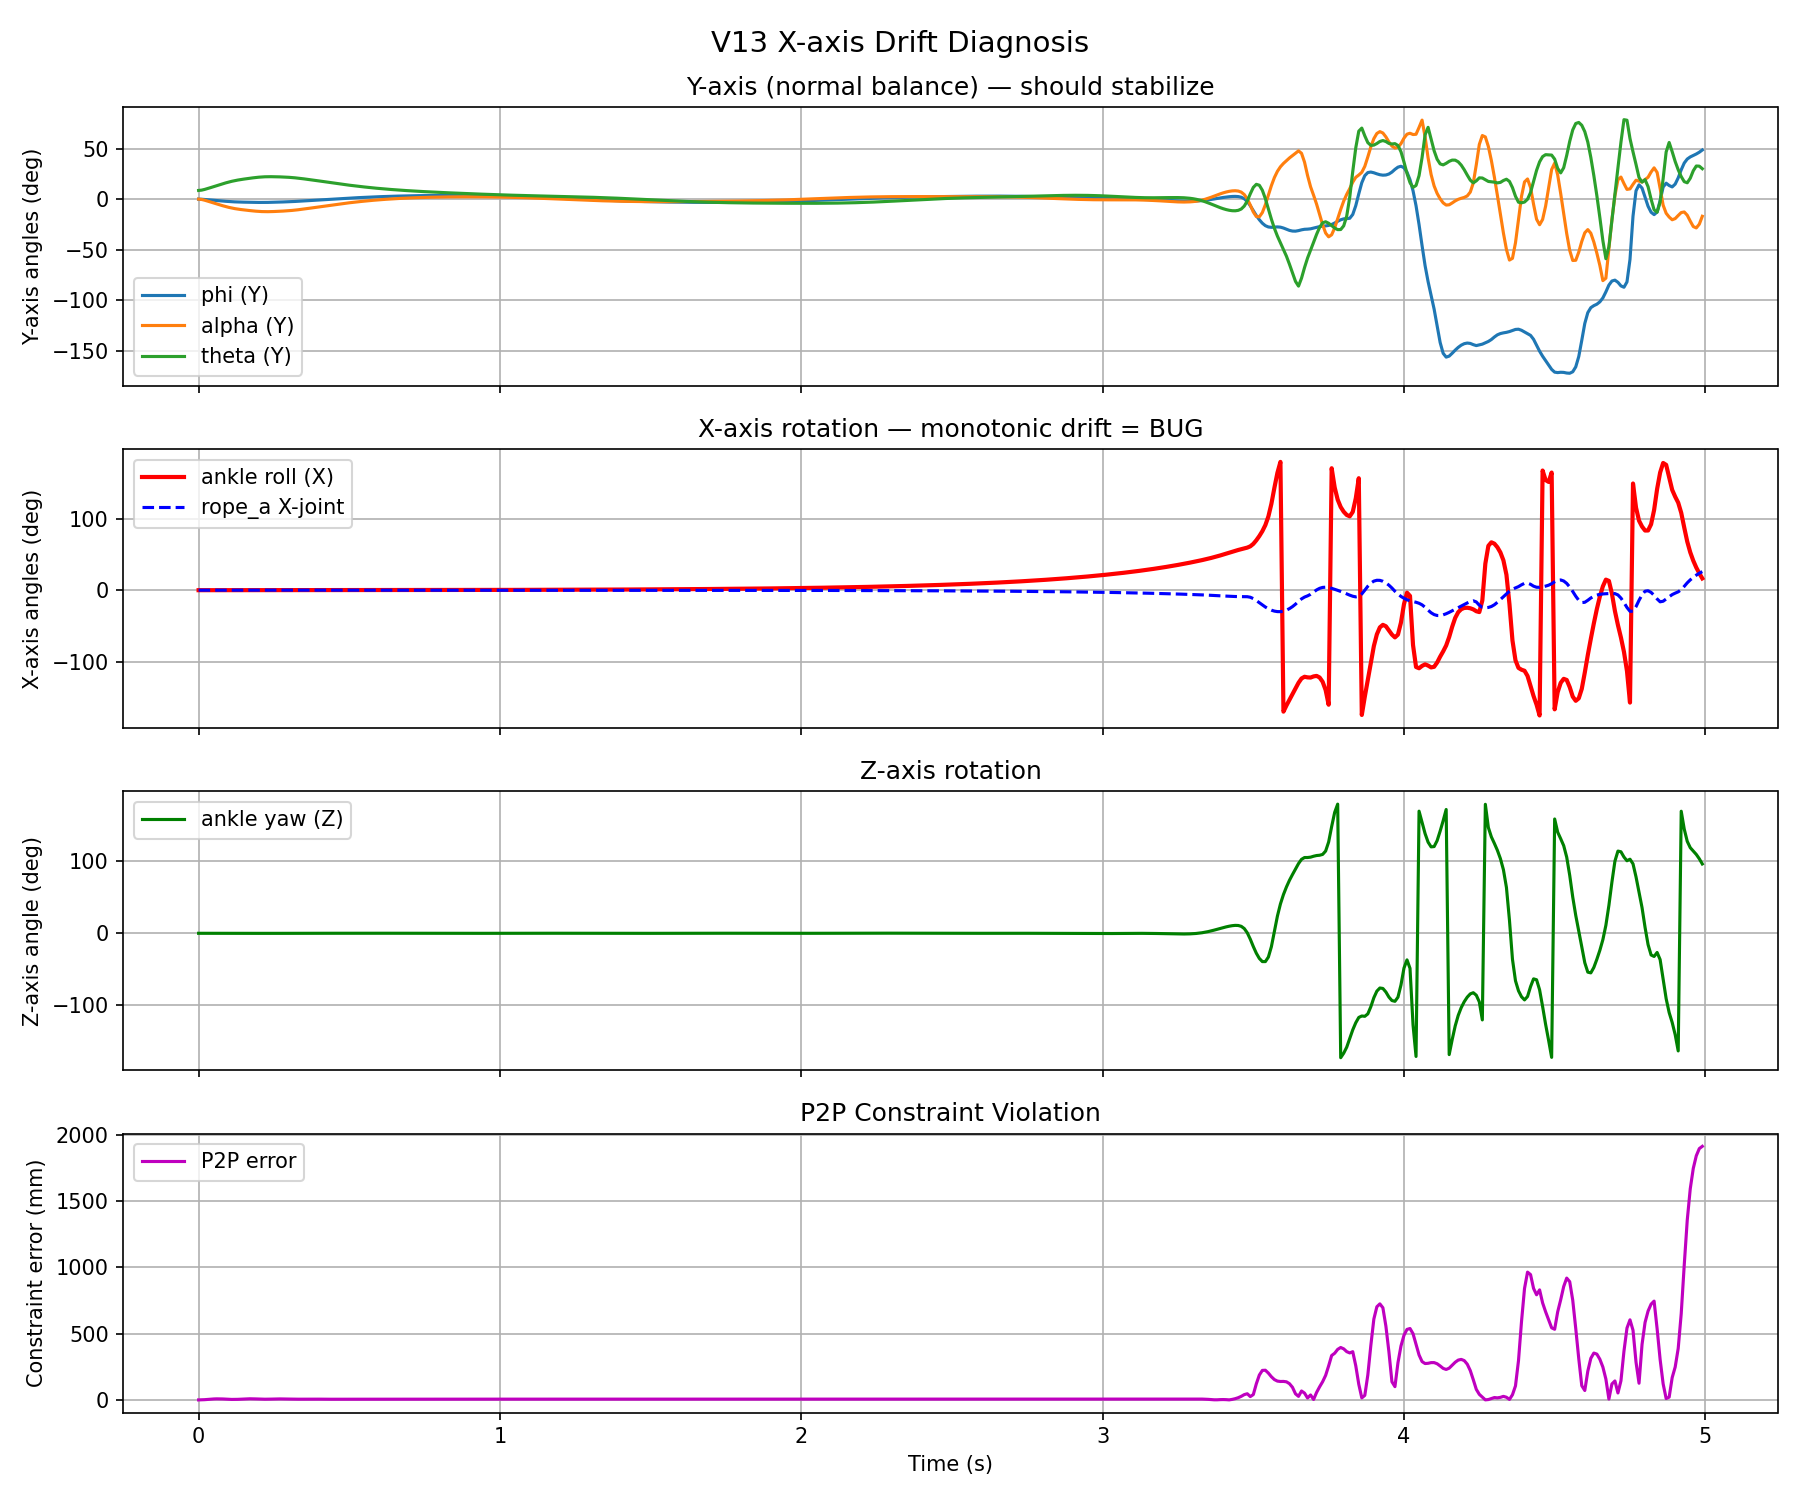

Source code (Python):
"""
Diagnostic: X-axis drift in V13
================================
1. Run V13 headless with LQR control
2. Monitor ankle spherical joint quaternion → X-axis (roll) component
3. Check P2P constraint violation
4. Check for asymmetric forces/geometry
"""
import sys, os, math
import numpy as np

_conda = os.path.dirname(sys.executable)
_lib = os.path.join(_conda, "Library", "bin")
if os.path.isdir(_lib) and _lib not in os.environ.get("PATH", ""):
    os.environ["PATH"] = _lib + os.pathsep + os.environ.get("PATH", "")
    if hasattr(os, "add_dll_directory"):
        os.add_dll_directory(_lib)

import pybullet as p
import pybullet_data

# === Parameters (from v13_pybullet.py) ===
M1 = 30.0; M2 = 40.0; L1 = 0.85; L2 = 0.80
LOWER_W = 0.18; UPPER_W = 0.30; BD = 0.50
B_THETA = 3.0; TAU_MAX = 1500.0; GRAV = 9.81
L_POLE = 4.0; POLE_H = 4.5; R_TARGET = 1.5
HALF_POLE = L_POLE / 2.0
ROPE_HORIZ = HALF_POLE - BD / 2.0
ROPE_VERT = R_TARGET
FOOT_Z = POLE_H - ROPE_VERT
LC1 = L1/2; LC2 = L2/2
I1 = M1*L1**2/12; I2 = M2*L2**2/12
DT = 0.001; ROPE_R = 0.012; ROPE_MASS = 0.01
THETA0 = 0.15

def box_inertia(m, w, d, h):
    return [m*(d**2+h**2)/12, m*(w**2+h**2)/12, m*(w**2+d**2)/12]

def compute_lqr():
    from scipy.linalg import solve_discrete_are, expm
    R = R_TARGET
    p1 = M1*LC1 + M2*L1; p2 = M2*LC2; p3 = M2*L1*LC2; Mt = M1+M2
    M_eq = np.array([[Mt*R**2, R*p1, R*p2],[R*p1, M1*LC1**2+I1+M2*L1**2, p3],[R*p2, p3, M2*LC2**2+I2]])
    G_mat = np.array([[-Mt*GRAV*R,0,0],[0,p1*GRAV,0],[0,0,p2*GRAV]])
    D_mat = np.diag([0,0,-B_THETA])
    E_mat = np.array([[0],[-1],[1]])
    Mi = np.linalg.inv(M_eq); n=6
    Ac = np.zeros((n,n)); Bc = np.zeros((n,1))
    Ac[:3,3:] = np.eye(3); Ac[3:,:3] = Mi@G_mat; Ac[3:,3:] = Mi@D_mat; Bc[3:,:] = Mi@E_mat
    Z = np.zeros((n+1,n+1)); Z[:n,:n]=Ac*DT; Z[:n,n:]=Bc*DT
    eZ = expm(Z); Ad=eZ[:n,:n]; Bd=eZ[:n,n:n+1]
    Q = np.diag([1,50,50,0.1,5,5]); Rc = np.array([[0.001]])
    P = solve_discrete_are(Ad, Bd, Q, Rc)
    K = np.linalg.inv(Rc + Bd.T@P@Bd) @ (Bd.T@P@Ad)
    K[0,0] *= -1; K[0,3] *= -1
    return K[0]

def main():
    K_lqr = compute_lqr()
    print(f"[LQR] K = {K_lqr}")

    cid = p.connect(p.DIRECT)  # headless
    p.setAdditionalSearchPath(pybullet_data.getDataPath())
    p.setGravity(0, 0, -GRAV)
    p.setTimeStep(DT)
    p.setPhysicsEngineParameter(numSubSteps=4, numSolverIterations=100)

    # === Build V13 (same as v13_pybullet.py) ===
    ra_end = np.array([0, -ROPE_HORIZ, -ROPE_VERT])
    rb_vec = np.array([0, ROPE_HORIZ, -ROPE_VERT])

    lower_col = p.createCollisionShape(p.GEOM_BOX, halfExtents=[LOWER_W/2, BD/2, L1/2],
        collisionFramePosition=[0, -BD/2, L1/2])
    upper_col = p.createCollisionShape(p.GEOM_BOX, halfExtents=[UPPER_W/2, BD/2, L2/2],
        collisionFramePosition=[0, 0, L2/2])

    robot_id = p.createMultiBody(
        baseMass=0, basePosition=[0, HALF_POLE, POLE_H],
        linkMasses=[0.001, ROPE_MASS, M1, M2],
        linkCollisionShapeIndices=[-1, -1, lower_col, upper_col],
        linkVisualShapeIndices=[-1, -1, -1, -1],
        linkPositions=[[0,0,0],[0,0,0], ra_end.tolist(), [0,-BD/2,L1]],
        linkOrientations=[[0,0,0,1]]*4,
        linkInertialFramePositions=[[0,0,0],[0,0,0],[0,-BD/2,L1/2],[0,0,L2/2]],
        linkInertialFrameOrientations=[[0,0,0,1]]*4,
        linkParentIndices=[0,1,2,3],
        linkJointTypes=[p.JOINT_REVOLUTE, p.JOINT_REVOLUTE, p.JOINT_SPHERICAL, p.JOINT_REVOLUTE],
        linkJointAxis=[[0,1,0],[1,0,0],[0,0,0],[0,1,0]],
    )
    PHI_J=0; ROPE_A_J=1; ANKLE=2; HIP=3

    rope_b_id = p.createMultiBody(
        baseMass=0, basePosition=[0, -HALF_POLE, POLE_H],
        linkMasses=[0.001, ROPE_MASS],
        linkCollisionShapeIndices=[-1,-1],
        linkVisualShapeIndices=[-1,-1],
        linkPositions=[[0,0,0],[0,0,0]],
        linkOrientations=[[0,0,0,1]]*2,
        linkInertialFramePositions=[[0,0,0],[0,0,0]],
        linkInertialFrameOrientations=[[0,0,0,1]]*2,
        linkParentIndices=[0,1],
        linkJointTypes=[p.JOINT_REVOLUTE, p.JOINT_REVOLUTE],
        linkJointAxis=[[0,1,0],[1,0,0]],
    )
    RB_DUMMY=0; RB_ROPE=1

    con_id = p.createConstraint(
        rope_b_id, RB_ROPE, robot_id, ANKLE,
        p.JOINT_POINT2POINT, [0,0,0],
        rb_vec.tolist(), [0, -BD/2, -L1/2]
    )
    p.changeConstraint(con_id, maxForce=5000, erp=0.1)

    # Dynamics
    tiny = [0.001,0.001,0.001]
    p.changeDynamics(robot_id, PHI_J, mass=0.001, localInertiaDiagonal=[0.0001]*3, jointDamping=0, linearDamping=0, angularDamping=0)
    p.changeDynamics(robot_id, ROPE_A_J, mass=ROPE_MASS, localInertiaDiagonal=tiny, jointDamping=0, linearDamping=0, angularDamping=0)
    p.changeDynamics(robot_id, ANKLE, mass=M1, localInertiaDiagonal=box_inertia(M1,LOWER_W,BD,L1), jointDamping=0, linearDamping=0, angularDamping=0)
    p.changeDynamics(robot_id, HIP, mass=M2, localInertiaDiagonal=box_inertia(M2,UPPER_W,BD,L2), jointDamping=B_THETA, linearDamping=0, angularDamping=0)
    for j in [RB_DUMMY, RB_ROPE]:
        p.changeDynamics(rope_b_id, j, localInertiaDiagonal=tiny, jointDamping=0, linearDamping=0, angularDamping=0)

    for j in [PHI_J, ROPE_A_J, HIP]:
        p.setJointMotorControl2(robot_id, j, p.VELOCITY_CONTROL, force=0)
    p.setJointMotorControlMultiDof(robot_id, ANKLE, p.POSITION_CONTROL, targetPosition=[0,0,0,1], force=[0,0,0])
    for j in [RB_DUMMY, RB_ROPE]:
        p.setJointMotorControl2(rope_b_id, j, p.VELOCITY_CONTROL, force=0)

    # Disable collisions
    for body in [robot_id, rope_b_id]:
        nj = p.getNumJoints(body)
        for i in range(-1, nj):
            for j in range(-1, nj):
                if i!=j: p.setCollisionFilterPair(body, body, i, j, 0)
            p.setCollisionFilterPair(body, 0, i, -1, 0)
    for i in range(-1, p.getNumJoints(robot_id)):
        for j in range(-1, p.getNumJoints(rope_b_id)):
            p.setCollisionFilterPair(robot_id, rope_b_id, i, j, 0)

    # Initial pose
    hip_rel0 = THETA0
    p.resetJointState(robot_id, PHI_J, 0, 0)
    p.resetJointState(robot_id, ROPE_A_J, 0, 0)
    p.resetJointStateMultiDof(robot_id, ANKLE, [0,0,0,1], [0,0,0])
    p.resetJointState(robot_id, HIP, hip_rel0, 0)
    p.resetJointState(rope_b_id, RB_DUMMY, 0, 0)
    p.resetJointState(rope_b_id, RB_ROPE, 0, 0)

    # === DIAGNOSTIC: Geometry check ===
    print("\n" + "="*60)
    print("  GEOMETRY CHECK")
    print("="*60)

    # Check rope_a attachment point (pole_a top)
    base_pos = [0, HALF_POLE, POLE_H]
    print(f"  Pole A top (robot base): {base_pos}")
    print(f"  Pole B top (rope_b base): [0, {-HALF_POLE}, {POLE_H}]")

    # Check ankle_a world position
    lo = p.getLinkState(robot_id, ANKLE, computeForwardKinematics=True)
    print(f"  Ankle (lower body) COM world: [{lo[0][0]:.4f}, {lo[0][1]:.4f}, {lo[0][2]:.4f}]")
    print(f"  Ankle link frame world: [{lo[4][0]:.4f}, {lo[4][1]:.4f}, {lo[4][2]:.4f}]")

    # Check rope_b end world position
    rb = p.getLinkState(rope_b_id, RB_ROPE, computeForwardKinematics=True)
    print(f"  Rope_b link frame world: [{rb[4][0]:.4f}, {rb[4][1]:.4f}, {rb[4][2]:.4f}]")

    # P2P constraint points in world frame
    # Parent pivot (rope_b end): rb_vec from rope_b link frame
    # Child pivot (ankle): [0, -BD/2, -L1/2] from lower body COM frame
    ankle_com = np.array(lo[0])
    ankle_orn = lo[1]
    R_ankle = np.array(p.getMatrixFromQuaternion(ankle_orn)).reshape(3,3)
    ankle_b_world = ankle_com + R_ankle @ np.array([0, -BD/2, -L1/2])

    rb_com = np.array(rb[0])
    rb_orn = rb[1]
    R_rb = np.array(p.getMatrixFromQuaternion(rb_orn)).reshape(3,3)
    rope_b_end_world = rb_com + R_rb @ rb_vec

    constraint_err = np.linalg.norm(rope_b_end_world - ankle_b_world)
    print(f"\n  Ankle_b (from lower body): [{ankle_b_world[0]:.4f}, {ankle_b_world[1]:.4f}, {ankle_b_world[2]:.4f}]")
    print(f"  Rope_b end (from rope_b):  [{rope_b_end_world[0]:.4f}, {rope_b_end_world[1]:.4f}, {rope_b_end_world[2]:.4f}]")
    print(f"  P2P constraint error: {constraint_err:.6f} m")

    # Check symmetry: ankle_a and ankle_b should be symmetric about X-Z plane
    ankle_a_world = np.array(lo[4])  # link frame = joint frame
    print(f"\n  Ankle_a world (joint frame): [{ankle_a_world[0]:.4f}, {ankle_a_world[1]:.4f}, {ankle_a_world[2]:.4f}]")
    print(f"  Ankle_b world (constraint):  [{ankle_b_world[0]:.4f}, {ankle_b_world[1]:.4f}, {ankle_b_world[2]:.4f}]")
    print(f"  Y-midpoint: {(ankle_a_world[1]+ankle_b_world[1])/2:.4f} (should be ~0)")
    print(f"  Z-difference: {abs(ankle_a_world[2]-ankle_b_world[2]):.4f} (should be ~0)")

    # Check rope lengths
    pole_a = np.array([0, HALF_POLE, POLE_H])
    pole_b = np.array([0, -HALF_POLE, POLE_H])
    rope_a_len = np.linalg.norm(ankle_a_world - pole_a)
    rope_b_len = np.linalg.norm(ankle_b_world - pole_b)
    expected_len = np.sqrt(ROPE_HORIZ**2 + ROPE_VERT**2)
    print(f"\n  Rope_a length: {rope_a_len:.4f} (expected: {expected_len:.4f})")
    print(f"  Rope_b length: {rope_b_len:.4f} (expected: {expected_len:.4f})")
    print(f"  Length difference: {abs(rope_a_len-rope_b_len):.6f}")

    # === RUN SIMULATION ===
    print("\n" + "="*60)
    print("  RUNNING SIMULATION (5 seconds with LQR)")
    print("="*60)
    print(f"  {'t':>5s}  {'phi_Y':>8s}  {'alpha_Y':>8s}  {'theta_Y':>8s}  |  {'ankle_X':>8s}  {'ankle_Z':>8s}  {'ropeAx':>8s}  {'P2Perr':>8s}  {'tau':>8s}")

    data = []
    TOTAL_STEPS = int(5.0 / DT)

    for step in range(TOTAL_STEPS):
        # Get state
        phi_s = p.getJointState(robot_id, PHI_J)
        phi = phi_s[0]; phi_dot = phi_s[1]

        # Rope_a X joint (should stay ~0 if no X-axis coupling)
        rope_ax_s = p.getJointState(robot_id, ROPE_A_J)
        rope_ax = rope_ax_s[0]

        lo = p.getLinkState(robot_id, ANKLE, computeForwardKinematics=True, computeLinkVelocity=True)
        up = p.getLinkState(robot_id, HIP, computeForwardKinematics=True, computeLinkVelocity=True)

        # Full Euler angles from ankle (spherical joint)
        ankle_q = p.getJointStateMultiDof(robot_id, ANKLE)[0]
        ankle_euler = p.getEulerFromQuaternion(ankle_q)  # (roll_X, pitch_Y, yaw_Z)

        alpha = p.getEulerFromQuaternion(lo[5])[1]
        theta = p.getEulerFromQuaternion(up[5])[1]
        alpha_dot = lo[7][1]
        theta_dot = up[7][1]

        x = np.array([phi, alpha, theta, phi_dot, alpha_dot, theta_dot])

        # LQR control
        tau = 0.0
        if abs(x[1]) < np.radians(60) and abs(x[2]) < np.radians(60):
            tau = -float(K_lqr @ x)
            tau = np.clip(tau, -TAU_MAX, TAU_MAX)
        p.setJointMotorControl2(robot_id, HIP, p.TORQUE_CONTROL, force=tau)

        # P2P constraint error
        ankle_com = np.array(lo[0])
        R_a = np.array(p.getMatrixFromQuaternion(lo[1])).reshape(3,3)
        ab_w = ankle_com + R_a @ np.array([0, -BD/2, -L1/2])

        rb_s = p.getLinkState(rope_b_id, RB_ROPE, computeForwardKinematics=True)
        rb_com = np.array(rb_s[0])
        R_r = np.array(p.getMatrixFromQuaternion(rb_s[1])).reshape(3,3)
        rbe_w = rb_com + R_r @ rb_vec
        p2p_err = np.linalg.norm(rbe_w - ab_w)

        p.stepSimulation()

        # Log every 500 steps (0.5s)
        if step % 500 == 0:
            t = step * DT
            print(f"  {t:5.2f}s  {np.degrees(phi):+8.3f}  {np.degrees(alpha):+8.3f}  {np.degrees(theta):+8.3f}  |  "
                  f"{np.degrees(ankle_euler[0]):+8.3f}  {np.degrees(ankle_euler[2]):+8.3f}  "
                  f"{np.degrees(rope_ax):+8.3f}  {p2p_err:8.5f}  {tau:+8.1f}")

        # Store data for analysis
        if step % 10 == 0:
            data.append([step*DT, phi, alpha, theta, ankle_euler[0], ankle_euler[2], rope_ax, p2p_err, tau])

    data = np.array(data)

    # === ANALYSIS ===
    print("\n" + "="*60)
    print("  ANALYSIS")
    print("="*60)

    ankle_x = np.degrees(data[:, 4])
    ankle_z = np.degrees(data[:, 5])
    rope_ax_deg = np.degrees(data[:, 6])
    p2p_errs = data[:, 7]

    print(f"  Ankle X (roll) range: [{ankle_x.min():+.3f}, {ankle_x.max():+.3f}] deg")
    print(f"  Ankle X final: {ankle_x[-1]:+.3f} deg")
    print(f"  Ankle X drift rate: {(ankle_x[-1]-ankle_x[0])/5:.3f} deg/s")
    print(f"  Ankle Z (yaw) range: [{ankle_z.min():+.3f}, {ankle_z.max():+.3f}] deg")
    print(f"  Rope_A X-joint range: [{rope_ax_deg.min():+.3f}, {rope_ax_deg.max():+.3f}] deg")
    print(f"  P2P error range: [{p2p_errs.min():.6f}, {p2p_errs.max():.6f}] m")
    print(f"  P2P error mean: {p2p_errs.mean():.6f} m")

    # Check monotonicity (sign of drift)
    if len(ankle_x) > 100:
        first_half = ankle_x[:len(ankle_x)//2].mean()
        second_half = ankle_x[len(ankle_x)//2:].mean()
        direction = "positive (+X)" if second_half > first_half else "negative (-X)"
        print(f"  Drift direction: {direction}")
        print(f"  1st half mean: {first_half:+.3f}, 2nd half mean: {second_half:+.3f}")

    # Plot
    try:
        import matplotlib.pyplot as plt
        fig, axes = plt.subplots(4, 1, figsize=(12, 10), sharex=True)
        fig.suptitle("V13 X-axis Drift Diagnosis", fontsize=14)

        t = data[:, 0]
        axes[0].plot(t, np.degrees(data[:,1]), label='phi (Y)')
        axes[0].plot(t, np.degrees(data[:,2]), label='alpha (Y)')
        axes[0].plot(t, np.degrees(data[:,3]), label='theta (Y)')
        axes[0].set_ylabel('Y-axis angles (deg)')
        axes[0].legend(); axes[0].grid(True)
        axes[0].set_title('Y-axis (normal balance) — should stabilize')

        axes[1].plot(t, ankle_x, 'r-', label='ankle roll (X)', linewidth=2)
        axes[1].plot(t, rope_ax_deg, 'b--', label='rope_a X-joint')
        axes[1].set_ylabel('X-axis angles (deg)')
        axes[1].legend(); axes[1].grid(True)
        axes[1].set_title('X-axis rotation — monotonic drift = BUG')

        axes[2].plot(t, ankle_z, 'g-', label='ankle yaw (Z)')
        axes[2].set_ylabel('Z-axis angle (deg)')
        axes[2].legend(); axes[2].grid(True)
        axes[2].set_title('Z-axis rotation')

        axes[3].plot(t, p2p_errs * 1000, 'm-', label='P2P error')
        axes[3].set_ylabel('Constraint error (mm)')
        axes[3].set_xlabel('Time (s)')
        axes[3].legend(); axes[3].grid(True)
        axes[3].set_title('P2P Constraint Violation')

        plt.tight_layout()
        out = os.path.join(os.path.dirname(os.path.abspath(__file__)), 'diag_xaxis.png')
        plt.savefig(out, dpi=150)
        print(f"\n  Plot saved: {out}")
        plt.close()
    except ImportError:
        print("  (matplotlib not available, skipping plot)")

    p.disconnect()
    print("[Done]")

if __name__ == '__main__':
    main()
